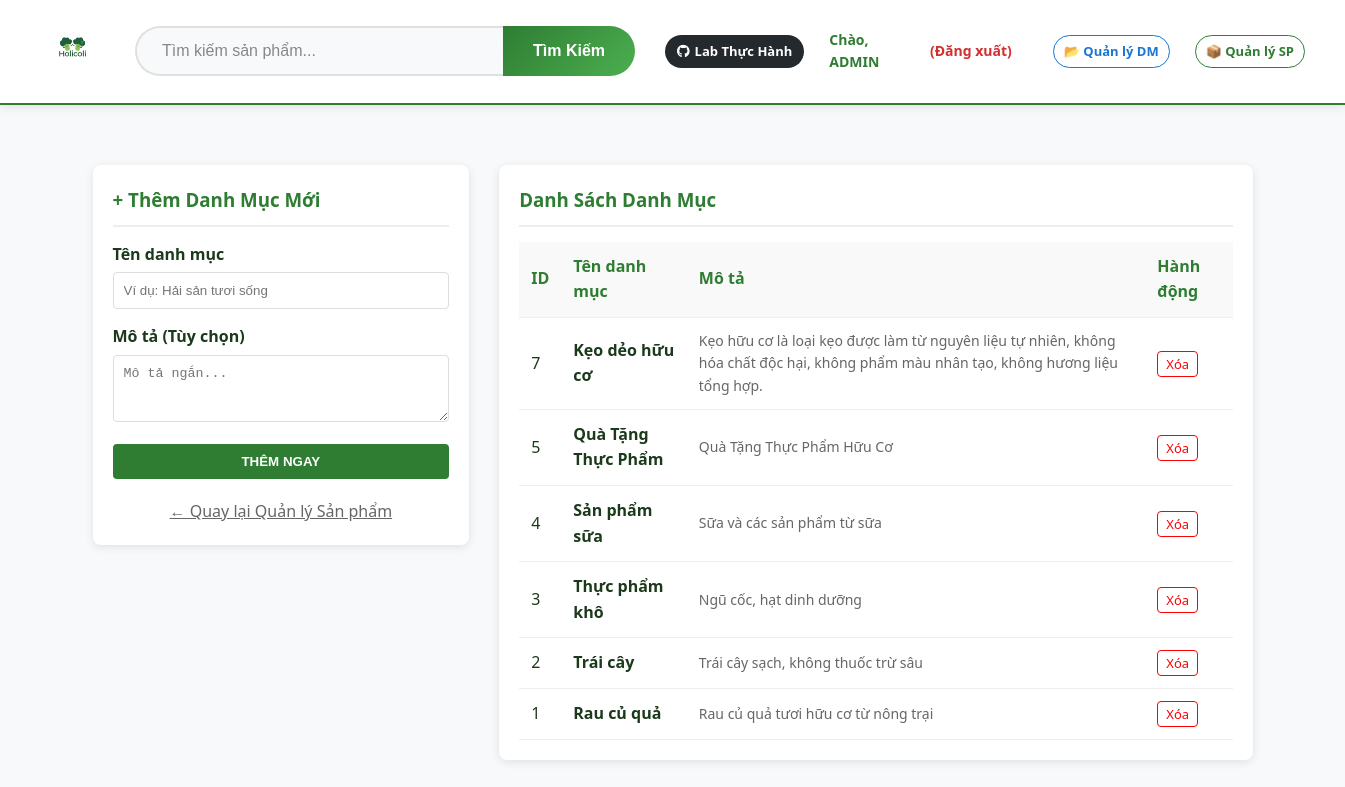
Page /pages/admin/categories.php (signed in) on the committed database.
### tables this page shows
CREATE TABLE IF NOT EXISTS `categories` (
  `id` int NOT NULL AUTO_INCREMENT,
  `name` varchar(100) NOT NULL,
  `description` text,
  `created_at` timestamp NULL DEFAULT CURRENT_TIMESTAMP,
  PRIMARY KEY (`id`)
);

### src/pages/admin/categories.php (the view, shortened to what this page needs)
<?php
$database = new Database();
$db = $database->getConnection();
$db->exec("set names utf8");
$stmt = $db->query("SELECT * FROM categories ORDER BY id DESC");
?>
<!DOCTYPE html>
<html lang="vi">
<head>
    <link rel="stylesheet" href="/assets/css/style.css">
</head>
<body>
    <?php include '../../includes/header.php'; ?>
    <div class="admin-container">
        <div class="card">
            <h3>+ Thêm Danh Mục Mới</h3>
            <form method="POST">
                <div class="form-group">
                    <label>Tên danh mục</label>
                    <input type="text" name="name" required placeholder="Ví dụ: Hải sản tươi sống">
                </div>
                <div class="form-group">
                    <label>Mô tả (Tùy chọn)</label>
                    <textarea name="description" rows="3" placeholder="Mô tả ngắn..."></textarea>
                </div>
                <button type="submit" name="add_cat" class="btn-submit">THÊM NGAY</button>
            </form>
            <div style="margin-top: 20px; text-align: center;">
                <a href="index.php" style="color: #666;">&larr; Quay lại Quản lý Sản phẩm</a>
            </div>
        </div>
        <div class="card">
            <h3>Danh Sách Danh Mục</h3>
            <table>
                <thead>
                    <tr>
                        <th>ID</th>
                        <th>Tên danh mục</th>
                        <th>Mô tả</th>
                        <th>Hành động</th>
                    </tr>
                </thead>
                <tbody>
                    <?php while ($row = $stmt->fetch(PDO::FETCH_ASSOC)): ?>
                    <tr>
                        <td><?php echo $row['id']; ?></td>
                        <td style="font-weight: bold;"><?php echo htmlspecialchars($row['name']); ?></td>
                        <td style="color: #666; font-size: 14px;"><?php echo htmlspecialchars($row['description']); ?></td>
                        <td>
                            <a href="categories.php?delete=<?php echo $row['id']; ?>" class="btn-del" onclick="return confirm('Bạn chắc chắn muốn xóa?');">Xóa</a>
                        </td>
                    </tr>
                    <?php endwhile; ?>
                </tbody>
            </table>
        </div>
    </div>
</body>
</html>

### src/assets/css/style.css (style rules this page uses)
* { margin: 0; padding: 0; box-sizing: border-box; }
body { font-family: 'Segoe UI', Tahoma, Geneva, Verdana, sans-serif; color: #1B3A1B; line-height: 1.6; background-color: #f8f9fa; }

### src/pages/admin/categories.php (style rules this page uses)
.admin-container { max-width: 1200px; margin: 40px auto; padding: 20px; display: grid; grid-template-columns: 1fr 2fr; gap: 30px; }
.card { background: #fff; padding: 20px; border-radius: 8px; box-shadow: 0 2px 10px rgba(0,0,0,0.1); height: fit-content; }
.card h3 { margin-bottom: 15px; color: #2E7D32; border-bottom: 2px solid #eee; padding-bottom: 10px; }
.form-group { margin-bottom: 15px; }
.form-group label { display: block; margin-bottom: 5px; font-weight: bold; }
.form-group input, .form-group textarea { width: 100%; padding: 10px; border: 1px solid #ddd; border-radius: 4px; }
.btn-submit { width: 100%; background: #2E7D32; color: white; padding: 10px; border: none; border-radius: 4px; cursor: pointer; font-weight: bold; }
table { width: 100%; border-collapse: collapse; }
th, td { padding: 12px; border-bottom: 1px solid #eee; text-align: left; }
th { background: #f9f9f9; color: #2E7D32; }
.btn-del { color: red; text-decoration: none; font-size: 13px; border: 1px solid red; padding: 3px 8px; border-radius: 4px; }

### rows in the picture
categories: id "7", name "Kẹo dẻo hữu cơ", description "Kẹo hữu cơ là loại kẹo được làm từ nguyên liệu tự nhiên, không hóa chất độc hại, không phẩm màu nhân tạo, không hương liệu tổng hợp."
categories: id "5", name "Quà Tặng Thực Phẩm", description "Quà Tặng Thực Phẩm Hữu Cơ"
categories: id "4", name "Sản phẩm sữa", description "Sữa và các sản phẩm từ sữa"
categories: id "3", name "Thực phẩm khô", description "Ngũ cốc, hạt dinh dưỡng"
categories: id "2", name "Trái cây", description "Trái cây sạch, không thuốc trừ sâu"
categories: id "1", name "Rau củ quả", description "Rau củ quả tươi hữu cơ từ nông trại"

### other values in the picture
$_SESSION['fullname'] "ADMIN"
